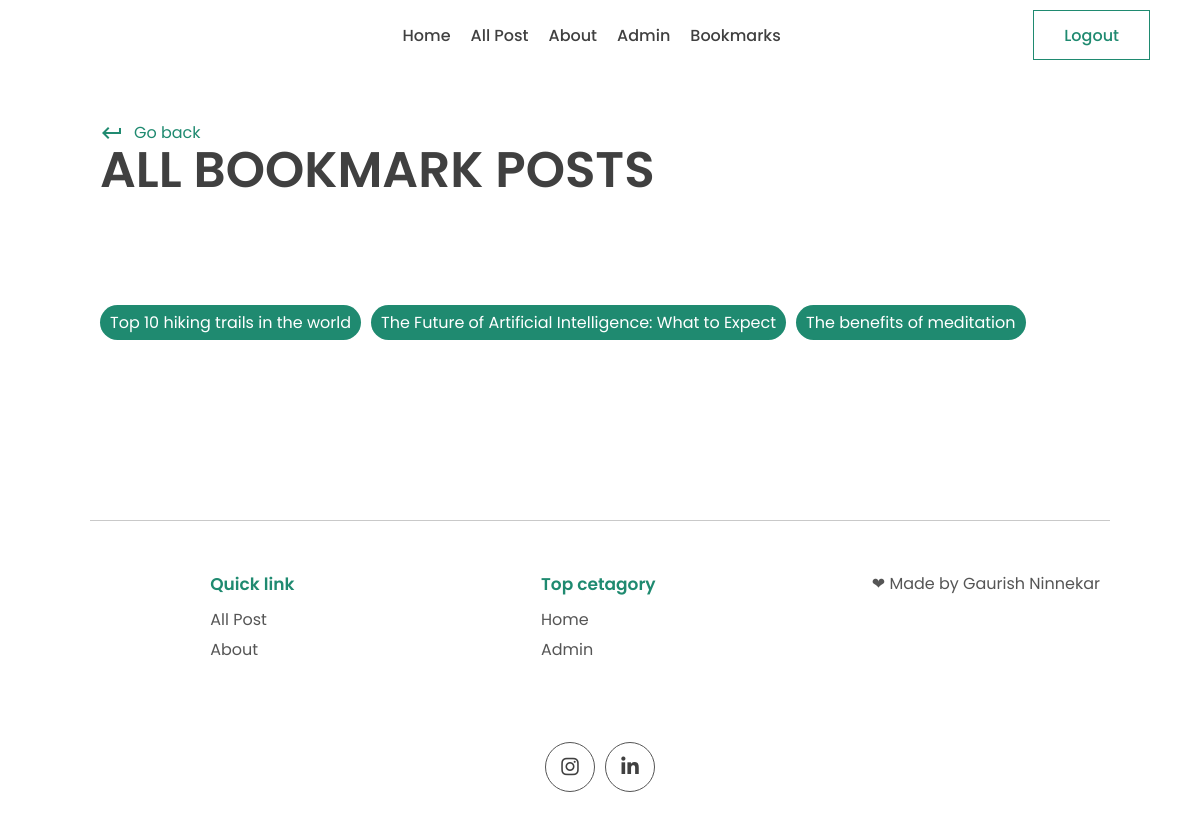
Page /all_bookmarked_posts (signed in) on the earlier database version.
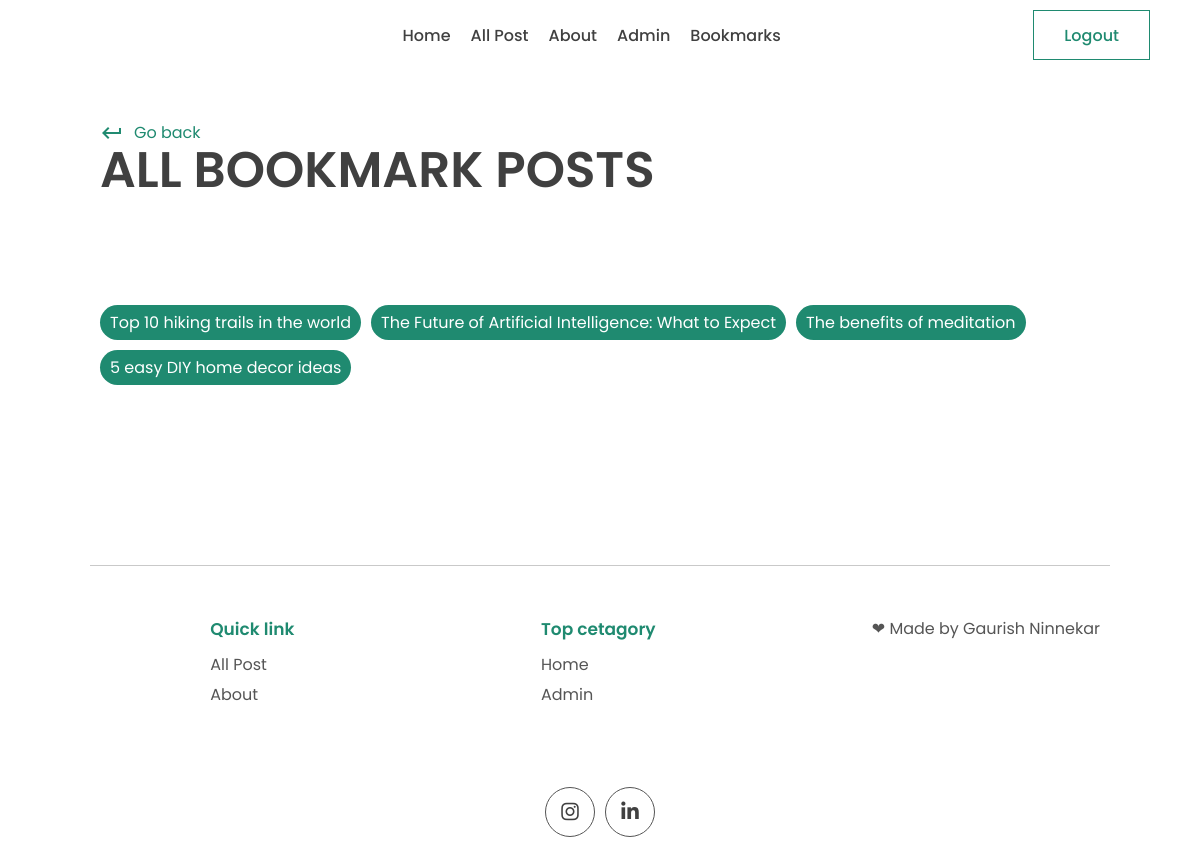
Same page on the later database version.
### app/models.py (models this page shows, shortened)
class Post(models.Model):
    title = models.CharField(max_length=100)
    content = models.TextField()
    last_updated = models.DateTimeField(auto_now=True)
    slug = models.SlugField(max_length=100, unique=True)
    image = models.ImageField(null=True, blank=True, upload_to="images/")
    tags = models.ManyToManyField(Tag, blank=True, related_name='post')
    view_count = models.IntegerField(null=True, blank=True)
    isfeatured = models.BooleanField(default=False)
    author = models.ForeignKey(
        User, on_delete=models.CASCADE, null=True, blank=True)
    bookmarks = models.ManyToManyField(
        User, related_name="bookmarks", default=None, blank=True)
    likes = models.ManyToManyField(
        User, related_name='post_likes', default=None,  blank=True)

### app/views.py (the view)
# urls.py: path('all_bookmarked_posts', views.all_bookmarked_posts,
def all_bookmarked_posts(request):
    all_bookmarked_posts = Post.objects.filter(bookmarks=request.user)
    context = {'all_bookmarked_posts': all_bookmarked_posts}
    return render(request, 'app/all_bookmarked_posts.html', context)

### app/templates/app/all_bookmarked_posts.html (shortened to what this page needs)
{% extends 'base.html' %}
{% load static %}
{% block content %}
<main>
    <div class="container">
      <div class="page-top">
        <div class="top flex">
          <div class="page-name">
            <a href="" class="learn">
              <span class="material-icons"> keyboard_return </span> Go back
            </a>
            <h1>All Bookmark Posts</h1>
          </div>
        </div>
      </div>
    </div>
  </main>
<section class="sp">
  <div class="container">
    <div class="blog-tags">
    {% for post in all_bookmarked_posts %}
    <p class="tag">
      <a style="color: white;" href="{% url 'post_page' post.slug %}">{{post.title}}</a>
    </p>
    {% endfor %}
  </div>
  </div>
</section>
{% endblock  %}

Differences in the rows shown:
now on this page (row edited): Post: title "5 easy DIY home decor ideas"
